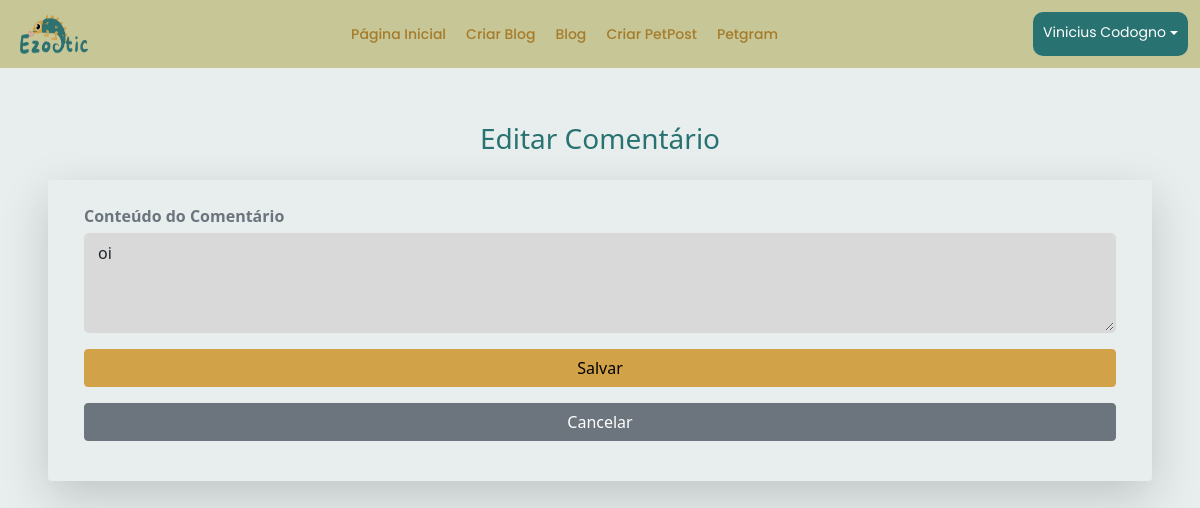
Page /editar_comentario_petgram/1 (signed in) on the committed database.
### app/models.py (models this page shows, shortened)
class User(db.Model, UserMixin):
    id = db.Column(db.Integer, primary_key=True)
    nome = db.Column(db.String, nullable=True)
    sobrenome = db.Column(db.String, nullable=True)
    email = db.Column(db.String, nullable=True)
    senha = db.Column(db.String, nullable=True)
    posts = db.relationship('Post', backref='user', lazy=True)
    petgrams = db.relationship('Petgram', backref='user', lazy=True)
    comentarios_petgram = db.relationship('ComentarioPetgram', backref='user', lazy=True)

class ComentarioPetgram(db.Model):
    id = db.Column(db.Integer, primary_key=True)
    conteudo = db.Column(db.Text, nullable=False)
    user_id = db.Column(db.Integer, db.ForeignKey('user.id'), nullable=False)
    petgram_id = db.Column(db.Integer, db.ForeignKey('petgram.id'), nullable=False)

### app/views.py (the view)
@app.route('/editar_comentario_petgram/<int:comentario_id>', methods=['GET', 'POST'])
def editar_comentario_petgram(comentario_id):
    comentario = ComentarioPetgram.query.get_or_404(comentario_id)
    if comentario.user_id != current_user.id:
        flash('Você não tem permissão para editar este comentário.', 'danger')
        return redirect(url_for('petgramLista'))
    if request.method == 'POST':
        comentario.conteudo = request.form.get('conteudo')
        db.session.commit()
        flash('Comentário atualizado com sucesso!', 'success')
        return redirect(url_for('petgramLista'))
    return render_template('editar_comentario_petgram.html', comentario=comentario)

### app/models.py (called while the page is built)
@login_manager.user_loader
def load_user(user_id):
    return User.query.get(user_id)

### app/templates/editar_comentario_petgram.html (shortened to what this page needs)
{% extends 'base.html' %}
{% block content %}
{% include 'nave/nave.html' %}
<div class="container mt-4">
    <h3 class="text-center mb-4" style="color: #297272;">Editar Comentário</h3>
    <form action="{{ url_for('editar_comentario_petgram', comentario_id=comentario.id) }}" method="POST" class="row mt-4 p-4 rounded shadow-lg" style="background-color: #E8EEEE;">
        <div class="form-group mb-3">
            <label for="conteudo" class="form-label text-muted">Conteúdo do Comentário</label>
            <textarea name="conteudo" class="form-control custom-textarea" placeholder="Edite seu comentário..." style="background-color: #D9D9D9;" rows="4" required>{{ comentario.conteudo }}</textarea>
        </div>
        <div class="form-group mb-3">
            <button type="submit" class="btn btn-warning w-100">Salvar</button>
        </div>
        <div class="form-group mb-3">
            <a href="{{ url_for('postLista') }}" class="btn btn-secondary w-100">Cancelar</a>
        </div>
    </form>
</div>
{% endblock %}

### app/templates/nave/nave.html (shortened to what this page needs)
{% if current_user.is_authenticated %}
    <nav class="navbar">
        <div>
            <img class="logotipo" src="{{ url_for('static', filename='images/Ezootic-Logo.png') }}" alt="Logotipo">
        </div>
        <div class="navbar-links">
            <a href="/">Página Inicial</a>
            <a href="{{ url_for('postNovo') }}">Criar Blog</a>
            <a href="{{ url_for('postLista') }}">Blog</a>
            <a href="{{ url_for('petgramNovo') }}">Criar PetPost</a>
            <a href="{{ url_for('petgramLista') }}">Petgram</a>
        </div>
        <div class="login-options">
            <span class="options-name" style="color: white;">{{current_user.nome}} {{current_user.sobrenome}}</span>
            <div class="dropdown custom-dropdown">
                <a href="#" class="dropdown-toggle" data-bs-toggle="dropdown" aria-expanded="false" style="color: white;">
                </a>
            </div>
        </div>
    </nav>
{% endif %}

### app/templates/nave/nave.html (style rules this page uses)
.navbar { display: flex; justify-content: space-between; align-content: center; padding: 1% 1% 1% 1%; background-color: #C6C697; }
.logotipo { width: 7vw; height: 5vh; }
.navbar-links { display: flex; gap: 20px; }
.navbar-links a { text-decoration: none; color: #a57c2b; font-family: "Poppins", sans-serif; font-weight: 500; font-size: 14px; transition: color 0.3s; }
.login-options { border-radius: 10px; padding: 10px 10px 10px 10px; background-color: #297272; font-family: "Poppins", sans-serif; display: flex; }
.options-name { font-weight: 400; font-size: 14px; }

### app/templates/editar_comentario_petgram.html (style rules this page uses)
body { background-color: #E8EEEE; }
.custom-textarea { height: 100px; border: 2px solid #D9D9D9; border-radius: 5px; }
.form-group { display: flex; flex-direction: column; width: 100%; }
.form-group label { margin-bottom: 5px; font-weight: bold; }
.btn-warning { background-color: #D1A247; border-color: #D1A247; }
.container { padding: 30px; border-radius: 10px; }
.form-control { border: 2px solid #D9D9D9; border-radius: 5px; }

### rows in the picture
User: nome "Vinicius", sobrenome "Codogno"
ComentarioPetgram: conteudo "oi"
